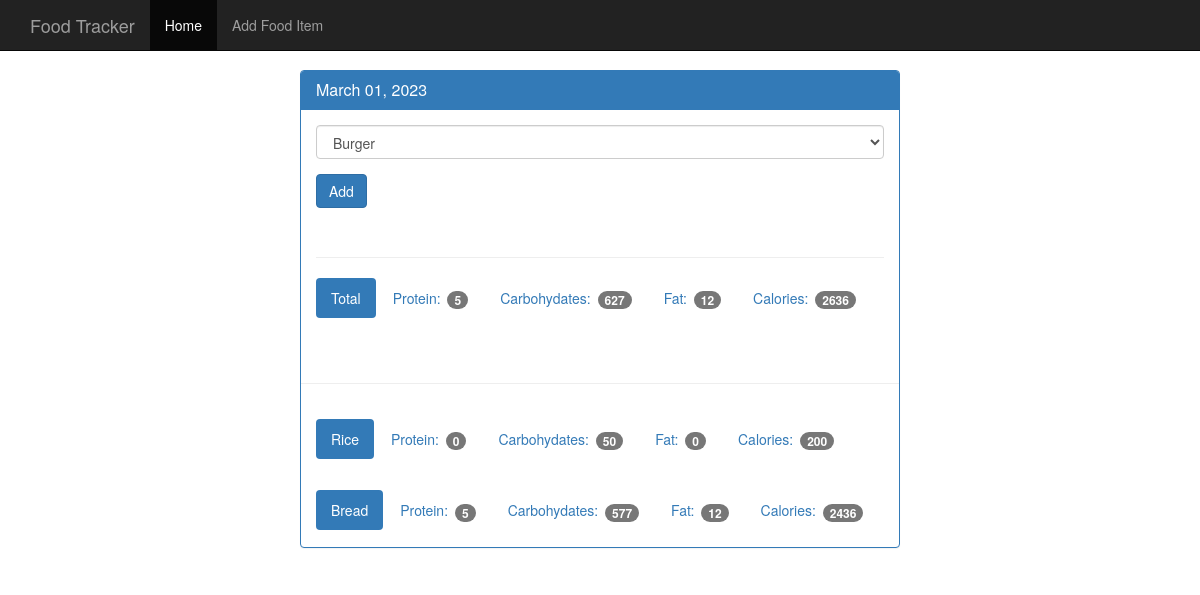
The app's page /view/20230301 with its own data.
### tables this page shows
CREATE TABLE food(
    id integer primary key autoincrement,
    name text not null,
    protein integer not null,
    carbohydrates integer not null,
    fat integer not null,
    calories integer not null
);

### app.py (the view)
@app.route('/view/<date>', methods=["POST", "GET"])
def view(date):
    db = get_db()
    cur = db.execute("select id, entry_date from log_date where entry_date = ?", [date])
    d = cur.fetchone()
    if request.method == 'POST':
        db.execute("insert into food_date (food_id, log_date_id) values (?,?)", [request.form['food-select'], d['id']])
        db.commit()
    dateResult = {'entry_date':datetime.strftime(datetime.strptime(str(d['entry_date']), "%Y%m%d"), "%B %d, %Y")}
    food_cur = db.execute("select id, name from food")
    food_cur_results = food_cur.fetchall()
    food_date_cur = db.execute("""select food.name,food.protein, food.carbohydrates,food.fat,food.calories
                                from log_date join food_date on food_date.log_date_id=log_date.id join food on
                               food.id = food_id where log_date.entry_date=(?)""", [date])
    food_date_cur_results = food_date_cur.fetchall()
    food_date_total = {'protein':0, 'carbohydrates':0, 'fat':0, 'calories':0}
    for food in food_date_cur_results:
        food_date_total['protein'] += food['protein']
        food_date_total['carbohydrates'] += food['carbohydrates']
        food_date_total['fat'] += food['fat']
        food_date_total['calories'] += food['calories']
    return render_template('day.html', actualDate=d['entry_date'], dateResult=dateResult, food_cur_results=food_cur_results,
                           food_date_cur_results=food_date_cur_results, food_date_total=food_date_total)
    return "<h1>{}</h1>".format(result['entry_date'])
    return render_template('day.html')

### db/database.py (called while the page is built)
def connect_db():
    sql = sqlite3.connect('db/food_log.db')
    sql.row_factory = sqlite3.Row
    return sql

def get_db():
    if not hasattr(g, 'sqlite3_db'):
        g.sqlite_db = connect_db()
    return g.sqlite_db

### templates/day.html
{% extends "base.html" %}
{% block body %}
    <div class="container theme-showcase col-sm-6 col-sm-offset-3" role="main">
      <div class="row">
        <div>
          <div class="panel panel-primary">
            <div class="panel-heading">
              <h3 class="panel-title">{{ dateResult.entry_date }}</h3>
            </div>
            <div class="panel-body">
              <form method="POST" action="{{ url_for('view', date=actualDate)}}">
                <div class="form-group">
                  <select class="form-control" name="food-select">
                    {% for food in food_cur_results %}
                    <option value={{ food.id }}>{{food.name}}</option>
                    {% endfor %}
                  </select>
                </div>
                <button type="submit" class="btn btn-primary">Add</button>
              </form>
              <div class="page-header"></div>
              <ul class="nav nav-pills" role="tablist">
                <li class="active"><a>Total</a></li>
                <li><a>Protein: <span class="badge">{{ food_date_total.protein }}</span></a></li>
                <li><a>Carbohydates: <span class="badge">{{ food_date_total.carbohydrates }}</span></a></li>
                <li><a>Fat: <span class="badge">{{ food_date_total.fat }}</span></a></li>
                <li><a>Calories: <span class="badge">{{ food_date_total.calories }}</span></a></li>
              </ul>
            </div>
            <div class="page-header"></div>
            {% for food in food_date_cur_results %}
            <div class="panel-body">
              <ul class="nav nav-pills" role="tablist">
                <li class="active"><a>{{ food.name }}</a></li>
                <li><a>Protein: <span class="badge">{{food.protein}}</span></a></li>
                <li><a>Carbohydates: <span class="badge">{{food.carbohydrates}}</span></a></li>
                <li><a>Fat: <span class="badge">{{food.fat}}</span></a></li>
                <li><a>Calories: <span class="badge">{{food.calories}}</span></a></li>
              </ul>
            </div>
            {% endfor %}
          </div>
        </div>
      </div>
    </div>
    {% endblock %}

### static/theme.css (style rules this page uses)
body { padding-top: 70px; padding-bottom: 30px; }

### records on screen
food: name "Rice", protein "0", carbohydrates "50", fat "0", calories "200"
food: name "Bread", protein "5", carbohydrates "577", fat "12", calories "2436"

### other values on screen
{{ dateResult.entry_date }} "March 01, 2023"
{{ food_date_total.protein }} "5"
{{ food_date_total.carbohydrates }} "627"
{{ food_date_total.fat }} "12"
{{ food_date_total.calories }} "2636"
form field food-select "Burger"
